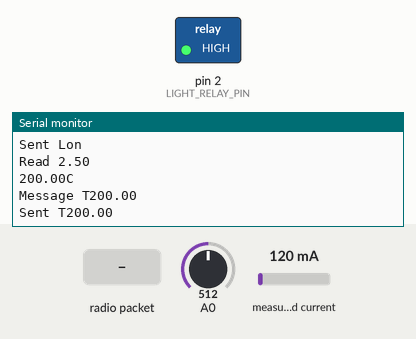
Bench run of a sketch on a simulated Arduino Uno, built with avr-gcc and run on an emulated ATmega328P. Parts: switched loads named in the sketch (green lamp = pin HIGH), the last lines printed to the serial monitor. Inputs (shaded band) come from the test bench; at power-on: measured current 120 mA, A0 = 512. No radio packets arrive unless stated.

Above: at 1.2 s.
1.3 s: measured current set to 40 mA
4.4 s: radio packet "L" arrives
At 6.3 s:
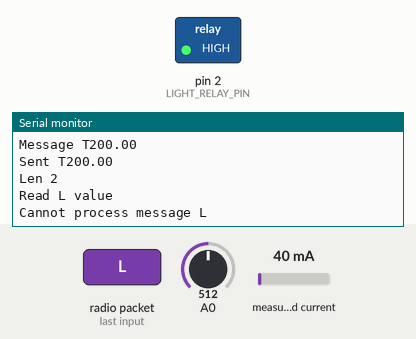
7.1 s: radio packet "T" arrives
At 9.3 s:
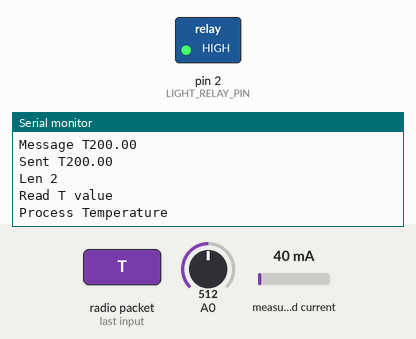
9.9 s: radio packet "1" arrives
At 12.2 s:
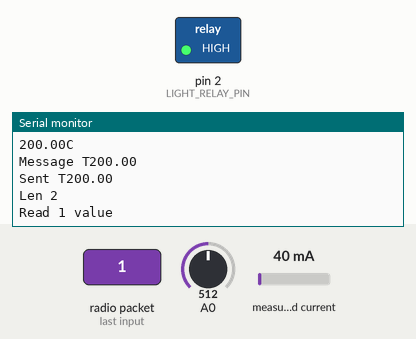

Measured:
- after the input at 4.4 s, the serial monitor: prints a new line after 1.3 s (image 1)
- after the input at 7.1 s, the serial monitor: prints a new line after 1.3 s (image 2)
- after the input at 9.9 s, the serial monitor: prints a new line after 1.2 s (image 3)

The sketch:

arduino_monitor_program.ino
```cpp
#include <SPI.h>
#include <printf.h>
#include <EmonLib.h>
#include "types.h"
#include "sensors.h"
#include "comm.h"


const int endLoopDelay = 2500;
const int CURRENT_SENSOR_PIN = 1;
const int LIGHT_RELAY_PIN = 2;
const int TEMPERATURE_SENSOR_PIN = 0;
const int DOOR_SENSOR_PIN = 3;

Sensor* sensors[10];
int sensorsCount = 0;

Communicator comm((uint64_t)0xF0F0F0F0E1LL, (uint64_t )0xF0F0F0F0D2LL, 7, 8);

void setup() {
  Serial.begin(115200);
  printf_begin();

  comm.setup();

  LightSensor* lightSensor = new LightSensor(LIGHT_RELAY_PIN, CURRENT_SENSOR_PIN);
  registerSensor(lightSensor);

  TemperatureSensor* temperatureSensor = new TemperatureSensor(TEMPERATURE_SENSOR_PIN);
  registerSensor(temperatureSensor);

  DoorSensor* doorSensor = new DoorSensor(DOOR_SENSOR_PIN);
  //registerSensor(doorSensor);

  for (int i = 0; i < sensorsCount; i++)
  {
    Sensor *s = sensors[i];
    s->setup();
  }
}

void loop() {

  char buffer[30];

  for (int i = 0; i < sensorsCount; i++)
  {
    Sensor *s = sensors[i];
    s->read();

    if (s->hasChanged())
    {
      s->getTextData(buffer);

      comm.send(buffer);
    }
  }

  if (comm.receive(buffer))
  {
    for (int i = 0; i < sensorsCount; i++)
    {
      Sensor *s = sensors[i];

      if (s->getMessageType() == Sensor::getMessageTypeFromChar(buffer[0]))
      {
        s->processMessage(buffer);
      }
    }
  }

  printMessageLn(F("\n"));
  // Try again 1s later
  delay(endLoopDelay);
}

void registerSensor(Sensor *s)
{
  sensors[sensorsCount] = s;
  sensorsCount++;
}
```

comm.cpp
```cpp
#include "comm.h"
#include "types.h"

Communicator::Communicator(uint64_t readAddress, uint64_t writeAddress, int cePin, int csnPin)
{
  _readAddress = readAddress;
  _writeAddress = writeAddress;
  _cePin = cePin;
  _csnPin = csnPin;
}

void Communicator::setup()
{
  _radio = new RF24(_cePin, _csnPin);

  _radio->begin();

  // Set the PA Level low to prevent power supply related issues since this is a
  // getting_started sketch, and the likelihood of close proximity of the devices. RF24_PA_MAX is default.
  // radio.setPALevel(RF24_PA_LOW);
  _radio->setPALevel(RF24_PA_MAX);

  _radio->enableDynamicPayloads();

  _radio->openWritingPipe(_writeAddress);
  _radio->openReadingPipe(1,_readAddress);

  // Start the radio listening for data
  _radio->startListening();

  _radio->printDetails();

  _radio->stopListening();
}

bool Communicator::send(char* data)
{
  // First, stop listening so we can talk.
  _radio->stopListening();

  if (!_radio->write(data, strlen(data)))
  {
    printMessageLn(F("Failed to send data."));
    return false;
  }
  else
  {
    printMessage(F("Sent "));
    printMessageLn(data);
    return true;
  }
}

bool Communicator::receive(char* data)
{
  // Now, continue listening
  _radio->startListening();

  if (_radio->available() )
  {
    int len = _radio->getDynamicPayloadSize();
    Serial.print(F("Len "));
    Serial.println(len);
    _radio->read(data, len );
    data[len] = 0;

    // Spew it
    Serial.print(F("Read "));
    Serial.print(data);
    Serial.println(F(" value"));

    return true;
  }
  else
  {
    return false;
  }
}


/* Hardware configuration: Set up nRF24L01 radio on SPI bus plus pins 7 & 8 */
/*
RF24 radio(7,8);

const uint64_t pipes[2] = { 0xF0F0F0F0E1LL, 0xF0F0F0F0D2LL };

void setup() {

  radio.begin();

  // Set the PA Level low to prevent power supply related issues since this is a
  // getting_started sketch, and the likelihood of close proximity of the devices. RF24_PA_MAX is default.
  // radio.setPALevel(RF24_PA_LOW);
  radio.setPALevel(RF24_PA_MAX);

  radio.enableDynamicPayloads();

  radio.openWritingPipe(pipes[1]);
  radio.openReadingPipe(1,pipes[0]);

  // Start the radio listening for data
  radio.startListening();

  radio.printDetails();

}

void loop() {

    char buffer[30];

    if (isLEDOn)
    {
      digitalWrite(LED_PIN, HIGH);
      Serial.println(F("Light is on"));
      createMessage(Sensor::Light, "1123", buffer);
    }
    else
    {
      digitalWrite(LED_PIN, LOW);
      Serial.println(F("Light is off"));
      createMessage(Sensor::Light, "0abc", buffer);
    }

    radio.stopListening();                                    // First, stop listening so we can talk.


    if (!radio.write( &isLEDOn, sizeof(bool) ))
    {
      Serial.println(F("failed"));
    }

    radio.startListening();                                    // Now, continue listening

    if (radio.available() )                           // While nothing is received
    {                                             // Describe the results
        char newLEDStatus[100];
        int len = radio.getDynamicPayloadSize();
        Serial.print(F("Len "));
        Serial.println(len);
        radio.read(&newLEDStatus, len );
        newLEDStatus[len] = 0;

        // Spew it
        Serial.print(F("Read "));
        Serial.print(newLEDStatus);
        Serial.println(F(" value"));

        if (String(newLEDStatus) == "off")
          isLEDOn = false;

        if (String(newLEDStatus) == "on")
          isLEDOn = true;
    }

    // Try again 1s later
    delay(1000);
}

void createMessage(Sensor::MessageType type, char data[], char buffer[]) {
    switch (type)
    {
      case Sensor::Light:
        buffer[0] = MessageTypeLight;
        strcpy(buffer+1, data);
        break;
    }
}

void printMessage(char msg[])
{
  Serial.println(msg);
}*/
```

comm.h
```cpp
#include <Arduino.h>
#include "RF24.h"

class Communicator
{
	public:
    Communicator(uint64_t readAddress, uint64_t writeAddress, int cePin, int csnPin);

		void setup();

    bool send(char* data);

    bool receive(char* data);

  private:
		uint64_t _readAddress;
		uint64_t _writeAddress;
		int _cePin;
		int _csnPin;

    RF24* _radio;
};
```

sensors.cpp
```cpp
#include <Arduino.h>
#include "sensors.h"

//-------------------------------------------------
// Sensor
//-------------------------------------------------

char Sensor::getMessageTypeChar(Sensor::MessageType messageType)
{
  switch(messageType)
  {
    case Light:
      return 'L';
    case Temperature:
      return 'T';
    default:
      return '?';
  }
}

Sensor::MessageType Sensor::getMessageTypeFromChar(char c)
{
  switch(c)
  {
    case 'L':
      return Light;
    case 'T':
      return Temperature;
    default:
      return NoSensor;
  }
}

Sensor::MessageType Sensor::getMessageType()
{
  return _messageType;
}

//-------------------------------------------------
// Light sensor
//-------------------------------------------------
/**
 *
 */
LightSensor::LightSensor(int relayPin, int currentSensorPin)
{
  _lightRelayPin = relayPin;
  _currentSensorPin = currentSensorPin;
  _lastLightStatus = false;

  _emon = new EnergyMonitor();

  _messageType = Light;
}

void LightSensor::setup()
{
  pinMode(_lightRelayPin, OUTPUT);

  _emon->current(_currentSensorPin, 17);

  updateLight();
}

void LightSensor::read()
{
  double irms = _emon->calcIrms(1480) * 120.0;

  printMessageLn(irms);

  bool currentStatus = irms > 10; //Suponiendo un bombillo mayor a 10 watts

  if (_lastLightStatus != currentStatus)
  {
    _lastLightStatus = currentStatus;

    if (_lastLightStatus)
    {
      printMessageLn("Light is on");
    }
    else
    {
      printMessageLn("Light is off");
    }
  }
}

void LightSensor::processMessage(char* message)
{
  if (strcmp(message+1, ("on")) == 0)
  {
    _lastLightStatus = true;
    updateLight();
  }
  else if (strcmp(message+1, ("off")) == 0)
  {
    _lastLightStatus = false;
    updateLight();
  }
  else
  {
    printMessage("Cannot process message ");
    printMessageLn(message);
  }
}

bool LightSensor::hasChanged()
{
  return true;
}

void LightSensor::getTextData(char* buffer)
{
  buffer[0] = getMessageTypeChar(_messageType);
  if (_lastLightStatus)
  {
    strcpy(buffer+1, "on");
  }
  else
  {
    strcpy(buffer+1, "off");
  }

  printMessage(F("Message "));
  printMessageLn(buffer);
}

void LightSensor::updateLight()
{
  if (_lastLightStatus)
  {
    digitalWrite(_lightRelayPin, LOW);
  }
  else
  {
    digitalWrite(_lightRelayPin, HIGH);
  }
}

//-------------------------------------------------
// Temperature sensor
//-------------------------------------------------

TemperatureSensor::TemperatureSensor(int pin)
{
  _inputPin = pin;
  _messageType = Temperature;
}

void TemperatureSensor::setup()
{

}

void TemperatureSensor::read()
{
  int temperatureReadDelay = 20;
  // This equation converts the 0 to 1023 value that analogRead()
  // returns, into a 0.0 to 5.0 value that is the true voltage
  // being read at that pin.
  float voltage1 = analogRead(_inputPin) * 0.004882814;
  delay(temperatureReadDelay);
  float voltage2 = analogRead(_inputPin) * 0.004882814;
  delay(temperatureReadDelay);
  float voltage3 = analogRead(_inputPin) * 0.004882814;

  float voltage = (voltage1 + voltage2 + voltage3) / 3;

  printMessage(F("Read "));
  printMessageLn(voltage);

  // Now we'll convert the voltage to degrees Celsius.
  // This formula comes from the temperature sensor datasheet:

  _degrees = (voltage - 0.5) * 100.0;

  // While we're at it, let's convert degrees Celsius to Fahrenheit.
  // This is the classic C to F conversion formula:
  //float degreesF = degreesC * (9.0/5.0) + 32.0;

  printMessage(_degrees);
  printMessageLn("C");
}

void TemperatureSensor::processMessage(char* message)
{
  printMessageLn("Process Temperature");
}

bool TemperatureSensor::hasChanged()
{
  return true;
}

void TemperatureSensor::getTextData(char* buffer)
{
  char temperature[10];
  buffer[0] = getMessageTypeChar(_messageType);
  dtostrf(_degrees, 4, 2, temperature);
  strcpy(buffer+1, temperature);

  printMessage(F("Message "));
  printMessageLn(buffer);
}

//-------------------------------------------------
// Door sensor
//-------------------------------------------------

DoorSensor::DoorSensor(int pin)
{
  _inputPin = pin;
  _messageType = Door;
  _lastStatus = -1;
}

void DoorSensor::setup()
{
  pinMode(_inputPin, INPUT);
  Serial.print("setup ");
  Serial.println(_inputPin);
}

void DoorSensor::read()
{
  int status = digitalRead(_inputPin);
  if (_lastStatus != status)
  {
    _lastStatus = status;
    _changed = true;
    Serial.println("changed");
  }
  else
  {
    _changed = false;
  }
  Serial.print("read ");
  Serial.println(_lastStatus);
}

void DoorSensor::processMessage(char* message)
{

}

bool DoorSensor::hasChanged()
{
  return _changed;
}

void DoorSensor::getTextData(char* buffer)
{
  buffer[0] = getMessageTypeChar(_messageType);
  if (isOpen())
  {
    strcpy(buffer+1, "open");
  }
  else
  {
    strcpy(buffer+1, "close");
  }

  printMessage(F("Message "));
  printMessageLn(buffer);

}

bool DoorSensor::isOpen()
{
  return _lastStatus == OPEN_STATUS;
}
```

sensors.h
```cpp
#include <EmonLib.h>
#include "types.h"

class Sensor
{
	public:
    enum MessageType { AcknowledgeOK, Light, Temperature, Door, NoSensor };

    virtual void setup();

    virtual void read();

    virtual void processMessage(char* message);

		virtual void getTextData(char* buffer);

    virtual bool hasChanged();

    static char getMessageTypeChar(Sensor::MessageType messageType);
    static Sensor::MessageType getMessageTypeFromChar(char c);

    MessageType getMessageType();

  protected:
    MessageType _messageType;
};

class LightSensor: public Sensor
{
	public:

    LightSensor(int relayPin, int currentSensorPin);

    virtual void setup();

    virtual void read();

    virtual void processMessage(char* message);

    virtual bool hasChanged();

		virtual void getTextData(char* buffer);

  private:
    int _lightRelayPin;
    int _currentSensorPin;
    bool _lastLightStatus;

    EnergyMonitor *_emon;

    void updateLight();
};

class TemperatureSensor: public Sensor
{
  public:

    TemperatureSensor(int pin);

    virtual void setup();

    virtual void read();

    virtual void processMessage(char* message);

    virtual bool hasChanged();

    virtual void getTextData(char* buffer);

  private:
    int _inputPin;
    float _degrees;
};

class DoorSensor: public Sensor
{
  public:

    DoorSensor(int pin);

    virtual void setup();

    virtual void read();

    virtual void processMessage(char* message);

    virtual void getTextData(char* buffer);

    virtual bool hasChanged();

  private:
    const int OPEN_STATUS = 1;

    int _inputPin;
    int _lastStatus;
    bool _changed;

    bool isOpen();
};
```

types.h
```cpp
#ifndef types_h
#define types_h

const char MessageTypeLight = 'L';

#define printMessage(x) Serial.print(x)
#define printMessageLn(x) Serial.println(x)
#endif
```
